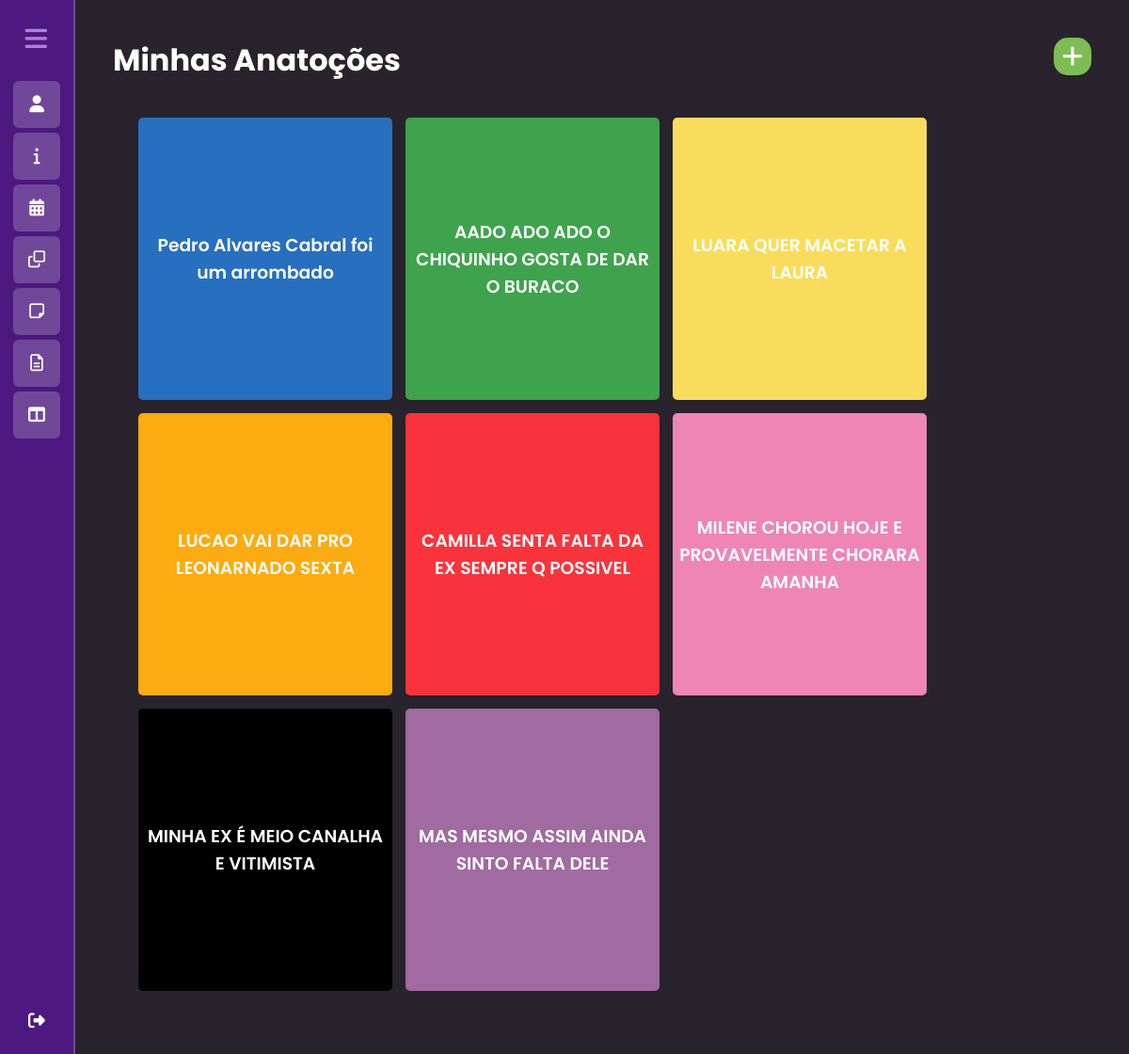
The app's page /accounts/notes/ (signed in) with its own data.
### dashboard/models.py (models this page shows, shortened)
class Notes(models.Model):
    usuario = models.ForeignKey(User, on_delete=models.CASCADE)
    content = models.TextField(max_length=200)
    COLOR_CHOICES = [
        ("#000000", "Preto"),
        ("#3fa34d", "Verde"),
        ("#276fbf", "Azul"),
        ("#f9dc5c","Amarelo"),
        ("#fcab10","Laranja"),
        ("#f8333c","Vermelho"),
        ("#ee85b5","Rosa"),
        ("#9f6ba0","Roxo")
    ]
    color = models.CharField(max_length=7, choices=COLOR_CHOICES)

### dashboard/views.py (the view)
# urls.py: path('accounts/notes/', views.notes, name='notes'),
@login_required
def notes(request):
    notes = Notes.objects.filter(usuario=request.user)
    if request.method == 'POST':
        notes_form = NotesForm(request.POST)  # Inicialize o formulário com os dados submetidos
        if notes_form.is_valid():  # Verifique se o formulário é válido
            notes = notes_form.save(commit=False)  # Salve os dados do formulário sem commit no banco de dados
            notes.usuario = request.user  # Atribua o usuário atual ao deck
            notes.save()  # Salve o deck no banco de dados
            return redirect('notes')
    else:
        notes_form = NotesForm()
    return render(request,'notes.html',{'notes':notes,'notes_form':notes_form})

### templates/notes.html (shortened to what this page needs)
{% extends 'side_bar.html' %}
{% load static %}
{% block head %}
<link rel="stylesheet" href="{% static 'css/notes.css' %}">
{% endblock %}
{% block content %}
<div class="container">
    <div class="header">
        <h1 style="color: #fff;">Minhas Anatoções</h1>
        <div class="btn-container">
            <div id="btnModalForm" class="btn-newform">
                <i class="fas fa-plus"></i>
            </div>
        </div>
    </div>
    <div class="container-decks">
        {% if not notes %}
        <div style="text-align: center;width: 100%;">
            <img src="{% static 'img/no-data.svg' %}" width="450" height="450" alt="mulher estudando">
            <h1>Parece que você ainda não tem nenhuma anotação</h1>
        </div>
        {% else %}
        {% for note in notes %}
        <a style="color: inherit; text-decoration: none;">
            <div class="deck" style="background-color:{{note.color}};">
                <h3>{{note.content}}</h3>
            </div>
        </a>
        {% endfor %}
        {% endif %}
    </div>
</div>
{% endblock %}

### static/css/notes.css (style rules this page uses)
* { box-sizing: border-box; }
.container { padding: 20px; color: #fff; width: 100%; border-radius: 5px; align-items: center; }
.deck { display: flex; flex-direction: column; align-items: center; word-break: break-word; text-align: center; justify-content: center; width: 270px; color: #000; height: 300px; color: #fff; border-radius: 5px; margin: 7px; padding: 5px; }
.header { display: flex; justify-content: space-between; align-items: flex-start; width: 100%; }
h3 { font-weight: 600; }
.btn-container { display: flex; float: right; }
.btn-newform { height: 40px; width: 40px; margin-left: 10px; display: flex; justify-content: center; align-items: center; background-color: #7ebd53; color: #fff; border-radius: 15px; cursor: pointer; font-size: 25px; }
.container-decks { margin-top: 10px; padding: 20px; display: flex; flex-wrap: wrap; }

### static/css/sidebar.css (style rules this page uses)
* { margin: 0; padding: 0; font-family: 'Poppins', sans-serif; box-sizing: border-box; }
body { background: #28232d; }

### records on screen
Notes: content "Pedro Alvares Cabral foi um arrombado"
Notes: content "AADO ADO ADO O CHIQUINHO GOSTA DE DAR O BURACO"
Notes: content "LUARA QUER MACETAR A LAURA"
Notes: content "LUCAO VAI DAR PRO LEONARNADO SEXTA"
Notes: content "CAMILLA SENTA FALTA DA EX SEMPRE Q POSSIVEL"
Notes: content "MILENE CHOROU HOJE E PROVAVELMENTE CHORARA AMANHA"
Notes: content "MINHA EX É MEIO CANALHA E VITIMISTA"
Notes: content "MAS MESMO ASSIM AINDA SINTO FALTA DELE"
